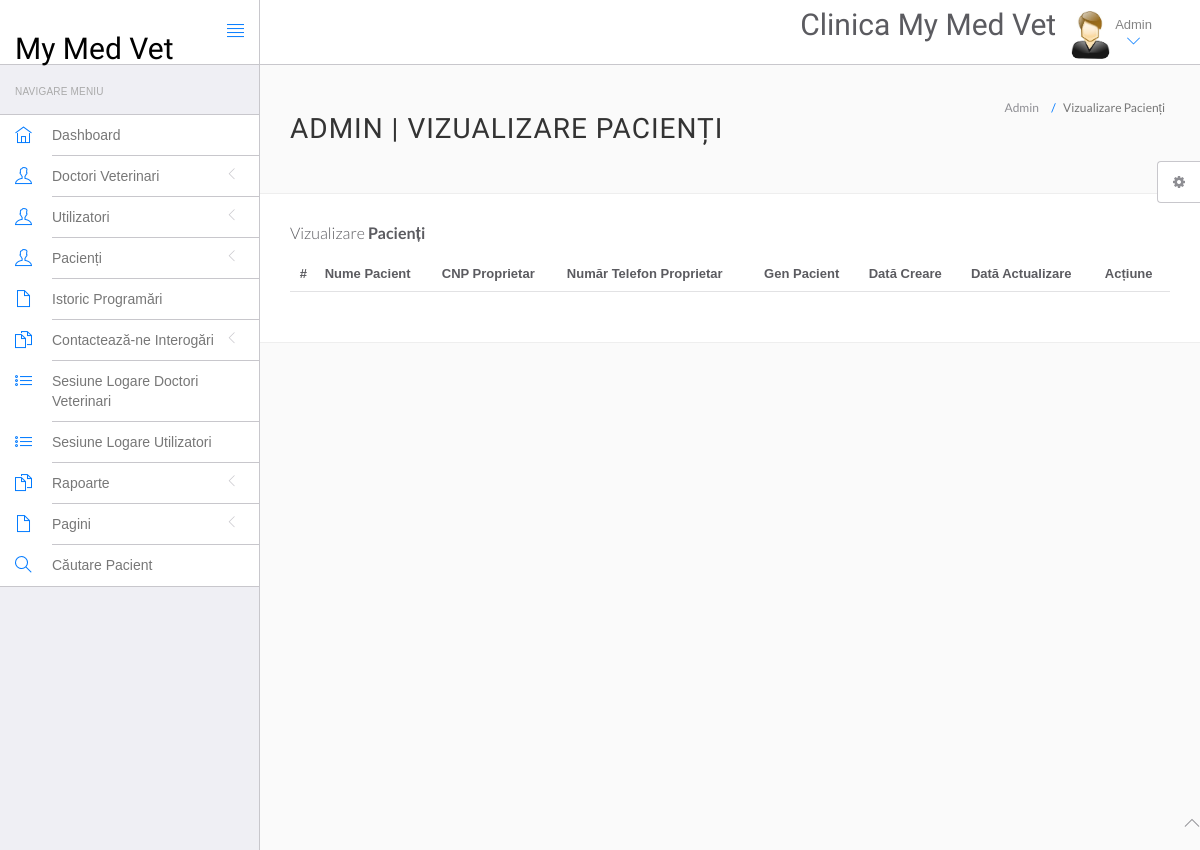
The app's page /mymedvet/admin/manage-patient.php (signed in), older data.
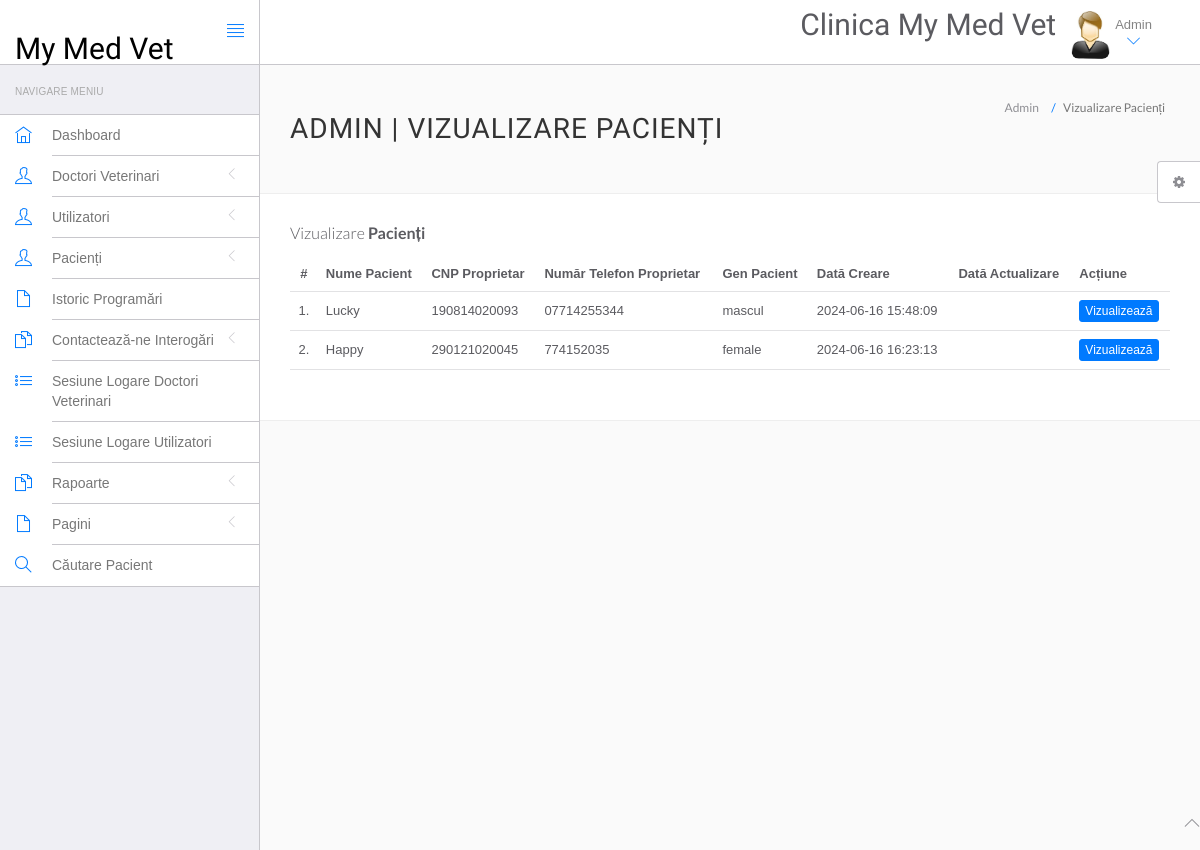
The same page, newer data.
### tables this page shows
CREATE TABLE `tblpatient` (
  `ID` int(10) NOT NULL,
  `VetDocid` int(10) DEFAULT NULL,
  `PatientName` varchar(200) DEFAULT NULL,
  `PatientRECS` bigint(15) DEFAULT NULL,
  `PatientOwnerName` varchar(45) DEFAULT NULL,
  `PatientOwnerCNP` bigint(13) DEFAULT NULL,
  `PatientOwnerPhoneNumber` varchar(15) DEFAULT NULL,
  `PatientOwnerEmail` varchar(200) DEFAULT NULL,
  `PatientSpecies` varchar(200) DEFAULT NULL,
  `PatientGender` varchar(50) DEFAULT NULL,
  `PatientAddress` mediumtext DEFAULT NULL,
  `PatientAge` varchar(100) DEFAULT NULL,
  `PatientMedhis` mediumtext DEFAULT NULL,
  `CreateDate` timestamp NULL DEFAULT current_timestamp(),
  `UpdateDate` timestamp NULL DEFAULT NULL ON UPDATE current_timestamp()
);

### mymedvet/admin/manage-patient.php (the view, shortened to what this page needs)
<?php
include('include/config.php');
if(strlen($_SESSION['id']==0)) {
 header('location:logout.php');
  } else{
?>
<!DOCTYPE html>
<html lang="en">
	<head>
		<link rel="stylesheet" href="vendor/bootstrap/css/bootstrap.min.css">
		<link rel="stylesheet" href="vendor/fontawesome/css/font-awesome.min.css">
		<link rel="stylesheet" href="vendor/themify-icons/themify-icons.min.css">
		<link href="vendor/animate.css/animate.min.css" rel="stylesheet" media="screen">
		<link href="vendor/perfect-scrollbar/perfect-scrollbar.min.css" rel="stylesheet" media="screen">
		<link href="vendor/switchery/switchery.min.css" rel="stylesheet" media="screen">
		<link href="vendor/bootstrap-touchspin/jquery.bootstrap-touchspin.min.css" rel="stylesheet" media="screen">
		<link href="vendor/select2/select2.min.css" rel="stylesheet" media="screen">
		<link href="vendor/bootstrap-datepicker/bootstrap-datepicker3.standalone.min.css" rel="stylesheet" media="screen">
		<link href="vendor/bootstrap-timepicker/bootstrap-timepicker.min.css" rel="stylesheet" media="screen">
		<link rel="stylesheet" href="customstyle/css/styles.css">
		<link rel="stylesheet" href="customstyle/css/plugins.css">
		<link rel="stylesheet" href="customstyle/css/themes/theme-1.css" id="skin_color" />
	</head>
	<body>
		<div id="app">
<?php include('include/sidebar.php');?>
<div class="app-content">
<?php include('include/header.php');?>
<div class="main-content" >
<div class="wrap-content container" id="container">
<section id="page-title">
<div class="row">
<div class="col-sm-8">
<h1 class="mainTitle">Admin | Vizualizare Pacienți</h1>
</div>
<ol class="breadcrumb">
<li>
<span>Admin</span>
</li>
<li class="active">
<span>Vizualizare Pacienți</span>
</li>
</ol>
</div>
</section>
<div class="container-fluid container-fullw bg-white">
<div class="row">
<div class="col-md-12">
<h5 class="over-title margin-bottom-15">Vizualizare <span class="text-bold">Pacienți</span></h5>
<table class="table table-hover" id="sample-table-1">
<thead>
<tr>
<th class="center">#</th>
<th>Nume Pacient </th>
<th>CNP Proprietar </th>
<th>Număr Telefon Proprietar </th>
<th>Gen Pacient </th>
<th>Dată Creare </th>
<th>Dată Actualizare </th>
<th>Acțiune</th>
</tr>
</thead>
<tbody>
<?php
$sql=mysqli_query($con,"select * from tblpatient");
$cnt=1;
while($row=mysqli_fetch_array($sql))
{
?>
<tr>
<td class="center"><?php echo $cnt;?>.</td>
<td class="hidden-xs"><?php echo $row['PatientName'];?></td>
<td><?php echo $row['PatientOwnerCNP'];?></td>
<td><?php echo $row['PatientOwnerPhoneNumber'];?></td>
<td><?php echo $row['PatientGender'];?></td>
<td><?php echo $row['CreateDate'];?></td>
<td><?php echo $row['UpdateDate'];?>
</td>
<td>
<a href="view-patient.php?viewid=<?php echo $row['ID'];?>" class="btn btn-primary btn-xs" target="_blank">Vizualizează</a>
</td>
</tr>
<?php
$cnt=$cnt+1;
 }?></tbody>
</table>
</div>
</div>
</div>
</div>
</div>
</div>
</div>
	<?php include('include/footer.php');?>
	<?php include('include/setting.php');?>
	</body>
</html>
<?php } ?>

Row changes from the older to the newer data that the page shows:
added tblpatient: PatientName "Lucky", PatientOwnerCNP "190814020093", PatientOwnerPhoneNumber "07714255344", PatientGender "mascul", CreateDate "2024-06-16 15:48:09"
added tblpatient: PatientName "Happy", PatientOwnerCNP "290121020045", PatientOwnerPhoneNumber "774152035", PatientGender "female", CreateDate "2024-06-16 16:23:13"
